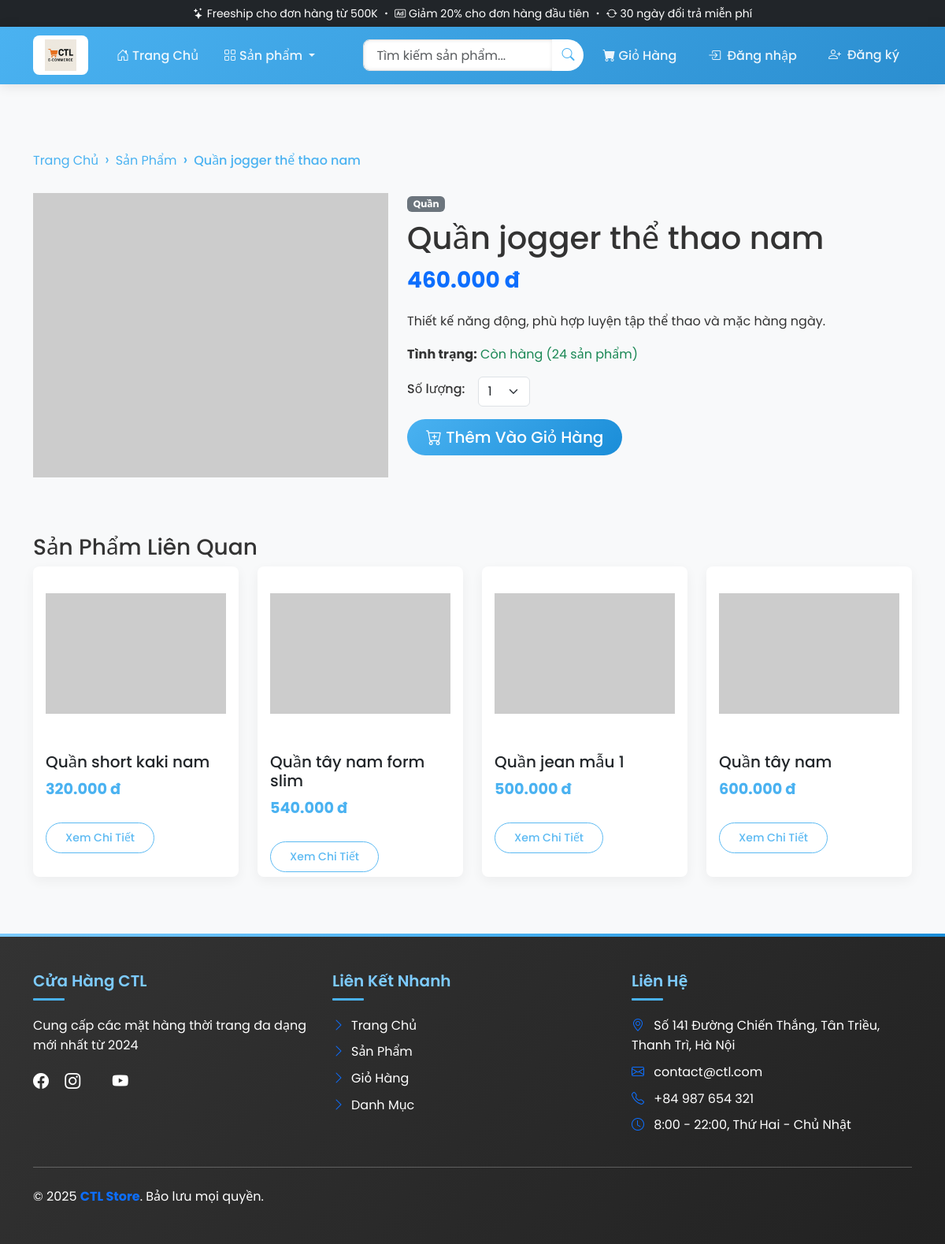
/product.php?id=21, run on the app's committed database.
### tables this page shows
CREATE TABLE `products` (
  `id` int(11) NOT NULL,
  `name` varchar(100) NOT NULL,
  `description` text DEFAULT NULL,
  `price` decimal(10,2) NOT NULL,
  `image` varchar(255) DEFAULT NULL,
  `category` varchar(50) DEFAULT NULL,
  `stock` int(11) NOT NULL DEFAULT 0,
  `created_at` datetime DEFAULT current_timestamp(),
  `category_id` int(11) DEFAULT NULL
);

CREATE TABLE `categories` (
  `id` int(11) NOT NULL,
  `name` varchar(50) NOT NULL,
  `description` text DEFAULT NULL
);

### includes/functions.php (called while the page is built, shortened)
<?php
function getProductById($conn, $id) {
    $id = mysqli_real_escape_string($conn, $id);
    $sql = "SELECT * FROM products WHERE id = $id";
    $result = mysqli_query($conn, $sql);
    if (mysqli_num_rows($result) > 0) {
        return mysqli_fetch_assoc($result);
    }
    return null;
}
function formatPrice($price) {
    return number_format($price, 0, ',', '.') . ' đ';
}
?>

### includes/category_functions.php (called while the page is built, shortened)
<?php
require_once __DIR__ . '/functions.php';
function getProductsByCategory($conn, $categoryId) {
    $categoryId = mysqli_real_escape_string($conn, $categoryId);
    $sql = "SELECT p.*, c.name as category_name
            FROM products p
            LEFT JOIN categories c ON p.category_id = c.id
            WHERE p.category_id = $categoryId
            ORDER BY p.created_at DESC";
    $result = mysqli_query($conn, $sql);
    $products = [];
    $count = mysqli_num_rows($result);
    if ($count > 0) {
        while ($row = mysqli_fetch_assoc($result)) {
            $products[] = $row;
        }
    }
    return $products;
}
function getProductVariants($conn, $productId) {
    $productId = mysqli_real_escape_string($conn, $productId);
    $sql = "SELECT pv.*,
            GROUP_CONCAT(CONCAT(a.name, ':', av.value) SEPARATOR ', ') as variant_attributes
            FROM product_variants pv
            LEFT JOIN variant_attribute_values vav ON pv.id = vav.variant_id
            LEFT JOIN attribute_values av ON vav.attribute_value_id = av.id
            LEFT JOIN attributes a ON av.attribute_id = a.id
            WHERE pv.product_id = $productId
            GROUP BY pv.id
            ORDER BY pv.price";
    $result = mysqli_query($conn, $sql);
    $variants = [];
    return $variants;
}
?>

### product.php (the view, shortened to what this page needs)
<?php
require_once "includes/config.php";
require_once "includes/functions.php";
require_once "includes/category_functions.php";
include "includes/header.php";
$id = isset($_GET['id']) ? intval($_GET['id']) : 0;
$product = getProductById($conn, $id);
$variants = getProductVariants($conn, $id);
$category = null;
if ($product['category_id']) {
    $sql = "SELECT * FROM categories WHERE id = " . $product['category_id'];
    $result = mysqli_query($conn, $sql);
    if (mysqli_num_rows($result) > 0) {
        $category = mysqli_fetch_assoc($result);
    } else {
        error_log("No category found for ID: " . $product['category_id']);
    }
} else {
    error_log("Product has no category_id set");
}
$relatedProducts = [];
if ($product['category_id']) {
    $relatedProducts = getProductsByCategory($conn, $product['category_id']);
    $relatedProducts = array_filter($relatedProducts, function($p) use ($id) {
        return $p['id'] != $id;
    });
    $relatedProducts = array_slice($relatedProducts, 0, 4);
}
?>
<div class="container my-4">
    <nav aria-label="breadcrumb">
        <ol class="breadcrumb">
            <li class="breadcrumb-item"><a href="index.php">Trang Chủ</a></li>
            <li class="breadcrumb-item"><a href="products.php">Sản Phẩm</a></li>
            <li class="breadcrumb-item active"><?php echo $product['name']; ?></li>
        </ol>
    </nav>
    <div class="row">
        <div class="col-md-5 mb-4">
            <img src="<?php echo $product['image']; ?>" class="img-fluid product-detail-image" alt="<?php echo $product['name']; ?>" onerror="this.src='https://via.placeholder.com/500x400?text=No+Image'">
        </div>
          <div class="col-md-7">            <div class="mb-2">
                <?php if ($category): ?>
                    <a href="categories.php?category=<?php echo $category['id']; ?>" class="badge bg-secondary text-decoration-none">
                        <?php echo htmlspecialchars($category['name']); ?>
                    </a>
                <?php elseif ($product['category']): ?>
                    <span class="badge bg-secondary"><?php echo htmlspecialchars($product['category']); ?></span>
                <?php endif; ?>
            </div>
            <h1><?php echo $product['name']; ?></h1>
            <div class="product-price-section mb-3">
                <span class="fs-3 fw-bold text-primary" id="currentPrice"><?php echo formatPrice($product['price']); ?></span>
            </div>
            <p class="product-description"><?php echo $product['description']; ?></p>
            <?php if (count($variants) > 0): ?>
            <div class="product-variants mb-4">
                <h5>Chọn phiên bản:</h5>
                <div class="row">
                    <?php foreach ($variants as $variant): ?>
                    <div class="col-md-6 mb-3">
                        <div class="card variant-card" data-variant-id="<?php echo $variant['id']; ?>"
                             data-price="<?php echo $variant['price']; ?>"
                             data-stock="<?php echo $variant['stock']; ?>">
                            <div class="card-body">
                                <div class="d-flex justify-content-between align-items-center">
                                    <div>
                                        <strong><?php echo $variant['variant_attributes']; ?></strong>
                                        <div class="text-muted small">SKU: <?php echo $variant['sku'] ?: 'N/A'; ?></div>
                                    </div>
                                    <div class="text-end">
                                        <div class="fw-bold"><?php echo formatPrice($variant['price']); ?></div>
                                        <div class="small <?php echo $variant['stock'] > 0 ? 'text-success' : 'text-danger'; ?>">
                                            <?php echo $variant['stock'] > 0 ? 'Còn ' . $variant['stock'] : 'Hết hàng'; ?>
                                        </div>
                                    </div>
                                </div>
                            </div>
                        </div>
                    </div>
                    <?php endforeach; ?>
                </div>
            </div>
            <?php else: ?>
            <p class="stock-info">
                <strong>Tình trạng:</strong>
                <?php if ($product['stock'] > 0): ?>
                    <span class="text-success">Còn hàng (<?php echo $product['stock']; ?> sản phẩm)</span>
                <?php else: ?>
                    <span class="text-danger">Hết hàng</span>
                <?php endif; ?>
            </p>
            <?php endif; ?>
            <form action="cart_actions.php" method="POST" class="mb-4" id="addToCartForm">
                <div class="row g-3 align-items-center mb-3">
                    <div class="col-auto">
                        <label for="quantity" class="form-label">Số lượng:</label>
                    </div>
                    <div class="col-auto">
                        <select name="quantity" id="quantity" class="form-select">
                            <?php
                            $maxStock = count($variants) > 0 ? 0 : $product['stock'];
                            for ($i = 1; $i <= min(10, $maxStock); $i++):
                            ?>
                                <option value="<?php echo $i; ?>"><?php echo $i; ?></option>
                            <?php endfor; ?>
                        </select>
                    </div>
                </div>
                <button type="submit" class="btn btn-primary btn-lg" <?php echo ($product['stock'] <= 0) ? 'disabled' : ''; ?>>
                    <i class="bi bi-cart-plus"></i> Thêm Vào Giỏ Hàng
                </button>
            </form>
        </div>
    </div>
    <?php if (count($relatedProducts) > 0): ?>
    <div class="mt-5">
        <h3>Sản Phẩm Liên Quan</h3>
        <div class="row">            <?php foreach ($relatedProducts as $relatedProduct): ?>
            <div class="col-md-3 mb-4">
                <div class="card product-card">
                    <img src="<?php echo $relatedProduct['image']; ?>" class="card-img-top product-image" alt="<?php echo $relatedProduct['name']; ?>" onerror="this.src='https://via.placeholder.com/300x200?text=No+Image'">
                    <div class="card-body">
                        <h5 class="card-title"><?php echo $relatedProduct['name']; ?></h5>
                        <p class="product-price"><?php echo formatPrice($relatedProduct['price']); ?></p>
                        <a href="product.php?id=<?php echo $relatedProduct['id']; ?>" class="btn btn-sm btn-outline-primary">Xem Chi Tiết</a>
                    </div>
                </div>
            </div>
            <?php endforeach; ?>
        </div>
    </div>
    <?php endif; ?>
</div>
<?php include "includes/footer.php"; ?>

### css/style.css (style rules this page uses)
:root { --primary-color: #4ab2f1; --primary-dark: #1a8dd8; --primary-light: #7dcbff; --secondary-color: #f8f9fa; --text-color: #333; --accent-color: #ff6b6b; --error-color: #dc3545; --success-color: #28a745; --border-radius: 8px; --box-shadow: 0 8px 20px rgba(74, 178, 241, 0.15); --transition-speed: 0.3s; }
.card { border: none; border-radius: var(--border-radius); box-shadow: 0 5px 15px rgba(0,0,0,0.08); overflow: hidden; }
.form-label { font-weight: 500; color: var(--text-color); margin-bottom: 0.5rem; display: block; }
.btn-primary { background: linear-gradient(135deg, var(--primary-color), var(--primary-dark)); border: none; border-radius: var(--border-radius); padding: 0.75rem 2rem; font-weight: 500; transition: all var(--transition-speed) ease; color: white; cursor: pointer; }
body { font-family: 'Poppins', 'Segoe UI', Tahoma, Geneva, Verdana, sans-serif; line-height: 1.6; color: var(--text-color); background-color: var(--secondary-color); scroll-behavior: smooth; }
a { text-decoration: none; color: var(--primary-color); transition: all var(--transition-speed) ease; }
.product-card { transition: all var(--transition-speed) ease; height: 100%; border: none; border-radius: var(--border-radius); overflow: hidden; box-shadow: 0 5px 15px rgba(0,0,0,0.05); position: relative; }
.product-card::before { content: ''; position: absolute; bottom: 0; left: 0; width: 100%; height: 0; background: linear-gradient(to top, rgba(74, 178, 241, 0.1), transparent); transition: height 0.4s ease; z-index: 0; }
.product-image { height: 220px; object-fit: contain; padding: 1rem; transition: transform 0.5s ease; }
.product-price { font-weight: 700; font-size: 1.2rem; color: var(--primary-color); display: inline-block; position: relative; }
.product-price:after { content: ''; position: absolute; bottom: -3px; left: 0; width: 100%; height: 2px; background-color: var(--primary-light); transform: scaleX(0); transition: transform 0.3s ease; }
.product-card .btn { transform: translateY(10px); opacity: 0.9; transition: all 0.3s ease; }
.btn-primary { background-color: var(--primary-color); border-color: var(--primary-color); border-radius: 25px; padding: 0.5rem 1.5rem; font-weight: 500; position: relative; overflow: hidden; z-index: 1; transition: all 0.4s ease; }
.btn-primary::before { content: ''; position: absolute; top: 0; left: -100%; width: 100%; height: 100%; background: linear-gradient(90deg, transparent, rgba(255,255,255,0.2), transparent); transition: left 0.7s; z-index: -1; }
.btn-outline-primary { color: var(--primary-color); border-color: var(--primary-color); border-radius: 25px; padding: 0.5rem 1.5rem; font-weight: 500; transition: all 0.4s ease; }
.form-label { font-weight: 500; }
.card { transition: all 0.3s ease; border: none; border-radius: var(--border-radius); overflow: hidden; box-shadow: 0 5px 15px rgba(0,0,0,0.05); }
.breadcrumb { background-color: transparent; padding: 0.75rem 0; }
.breadcrumb-item + .breadcrumb-item::before { content: "›"; color: var(--primary-color); font-size: 1.2rem; line-height: 1.2; vertical-align: middle; }
.breadcrumb-item.active { color: var(--primary-color); font-weight: 500; }

### data on the page
products: name "Quần jogger thể thao nam", price "460.000 đ", description "Thiết kế năng động, phù hợp luyện tập thể thao và mặc hàng ngày.", stock "24"
categories: name "Quần"
products: name "Quần short kaki nam", price "320.000 đ"
products: name "Quần tây nam form slim", price "540.000 đ"
products: name "Quần jean mẫu 1", price "500.000 đ"
products: name "Quần tây nam", price "600.000 đ"

### other printed values
form field quantity "1"
